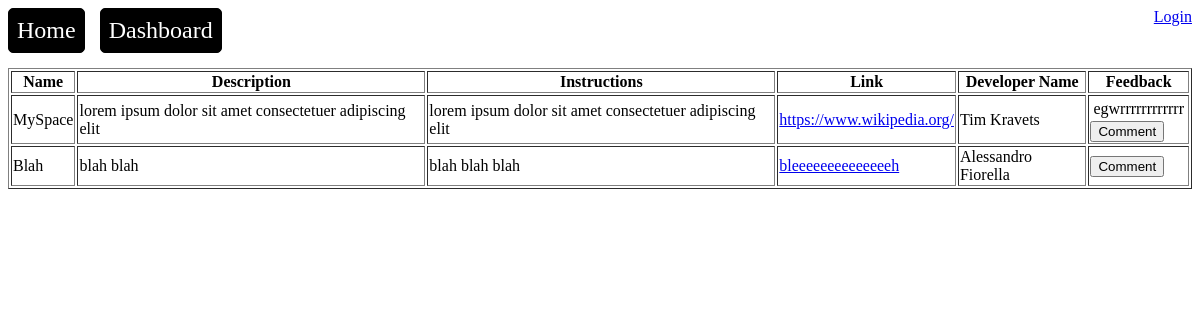
The page / on the database its author committed.
### models.py (models this page shows, shortened)
class Build(db.Model, UserMixin):
    __tablename__ = 'builds'
    id = db.Column(db.Integer, primary_key=True)
    name = db.Column(db.String(80), unique=False, nullable=False)
    description = db.Column(db.Text, unique=False, nullable=False)
    instructions = db.Column(db.Text, unique=False, nullable=False)
    link = db.Column(db.Text, unique=False, nullable=False)
    developerID = db.Column(db.Integer, db.ForeignKey('users.uid'), nullable=False)
    feedbacks = db.relationship('Feedback', backref='build', lazy=True)

class User(db.Model, UserMixin):
    __tablename__ = 'users'
    uid = db.Column(db.Integer, primary_key=True)
    fname = db.Column(db.String(80), unique=True, nullable=False)
    lname = db.Column(db.String(80), unique=True, nullable=False)
    username = db.Column(db.String(80), unique=True, nullable=False)
    password_hash = db.Column(db.String(128), nullable=False)
    is_dev = db.Column(db.Boolean, default=False)
    builds = db.relationship('Build', backref='user', lazy=True)
    feedbacks = db.relationship('Feedback', backref='user', lazy=True)

class Feedback(db.Model, UserMixin):
    __tablename__ = 'feedbacks'
    id = db.Column(db.Integer, primary_key=True)
    date = db.Column(db.Date, default=datetime.UTC, nullable=False)
    comment = db.Column(db.Text, unique=False, nullable=False)
    accepted = db.Column(db.Boolean, default=False, nullable=False)
    rejected = db.Column(db.Boolean, default=False, nullable=False)
    buildId = db.Column(db.Integer, db.ForeignKey('builds.id'), nullable=False)
    testerId = db.Column(db.Integer, db.ForeignKey('users.uid'), nullable=False)

### routes.py (the view)
    @app.route('/')
    def home():
        builds = Build.query.all()
        return render_template('index.html', builds = builds), 200

### templates/index.html (shortened to what this page needs)
{% extends "base.html" %}
{% block body_id %}homeBody{% endblock %}
{% block content %}
<div class="logs" id="loginButtons">
    <a href="{{ url_for('login') }}">Login</a>
</div>
<div class="navbar">
    <a href="{{ url_for('home') }}">Home</a>
    <a href="{{ url_for('dashboard') }}">Dashboard</a>
</div>
<center>
    <div id="buildTable">
        <table border="1px solid black">
            <thead>
            <tr>
                <th>Name</th>
                <th>Description</th>
                <th>Instructions</th>
                <th>Link</th>
                <th>Developer Name </th>
                <th>Feedback</th>
            </tr>
            </thead>
            <tbody>
            {% for build in builds %}
            <tr>
                <td>{{ build.name }}</td>
                <td>{{ build.description}}</td>
                <td>{{ build.instructions }}</td>
                <td>
                        <a href="{{ build.link }}" target="_blank"
                        onclick="return confirm('You are being redirected to an external website to access this build. Please exercise caution when downloading any programs/executables');">
                        {{ build.link }}
                        </a>
                </td>
                <td> {{ build.user.fname }} {{build.user.lname}}</td>
                <div>
                    <td id="comments">
                        <table id="commentsTable">
                    {% for feedback in build.feedbacks %}
                        {% if feedback.accepted %} <tr id="comment" > <td> {{ feedback.comment }} </td></tr>{% endif %}
                    {% endfor %}
                        </table>
                        <form action="{{ url_for('comment', id=build.id) }}" method="POST" style="display:inline;">
                            <button type="submit" class="button">Comment</button>
                        </form>
                    </td>
                </div>
            </tr>
            {% endfor %}
            </tbody>
        </table>
</center>
{% endblock %}

### templates/base.html (shortened to what this page needs)
<!DOCTYPE html>
<html>
<head>
    <link rel="stylesheet" href="{{ url_for('static', filename='style.css') }}">
</head>
<body id="{% block body_id %}{% endblock %}">
    {% block content %}{% endblock %}
</body>
</html>

### static/style.css (style rules this page uses)
.navbar { display:flex; margin-bottom:15px; }
.navbar a { padding:8px; margin-right:15px; border:1px solid black; border-radius:5px; text-decoration:none; color:white; font-size:24px; background:black; }
#commentsTable { display:flex; justify-content:center; }
#comment { margin-bottom:50px; }
#loginButtons { float:right; }

### rows shown on the page
Build: name "MySpace", description "lorem ipsum dolor sit amet consectetuer adipiscing elit", instructions "lorem ipsum dolor sit amet consectetuer adipiscing elit", link "https://www.wikipedia.org/", user.fname "Tim", user.lname "Kravets"
Feedback: comment "egwrrrrrrrrrrrr"
Build: name "Blah", description "blah blah", instructions "blah blah blah", link "bleeeeeeeeeeeeeeh", user.fname "Alessandro", user.lname "Fiorella"
